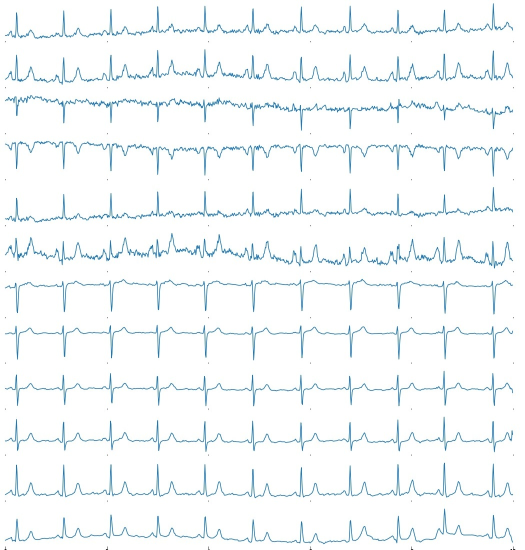
#> input picture Cropped Image.jpg, 1050 x 1100 px (shown at 1/2 size)
$ python size.py
#> lines starting #> are read from the running program, lines starting #| are printed output that depends on the picture
import cv2
import numpy as np
import PIL
from PIL import Image
import uuid

img = cv2.imread('Cropped Image.jpg')
#> img is the input picture: shape (1100, 1050, 3); mean B, G, R 249.7, 248.5, 244.7
print(img.shape)
#| (1100, 1050, 3)
height = img.shape[0]
#> height = 1100
width = img.shape[1]
#> width = 1050


print("vertical work start")
# Cut the image in half
width_cutoff = width // 5
#> width_cutoff = 210
second = width_cutoff + width_cutoff
#> second = 420
third  = second + width_cutoff
#> third = 630
four = third + width_cutoff
#> four = 840
five = four + width_cutoff
#> five = 1050

print(width_cutoff)
#| 210
print(second)
#| 420
print(third)
#| 630
print(four)
#| 840
print(five)
#| 1050

s1 = img[:, :width_cutoff]
s2 = img[:, width_cutoff:second]
s3 = img[:, second:third]
s4 = img[:, third:four]
s5 = img[:, four:five]
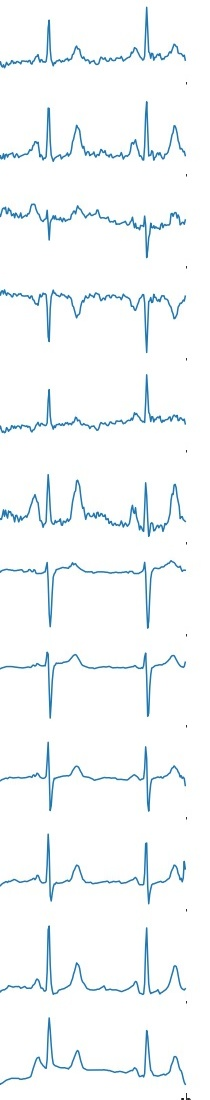
#> s5: shape (1100, 210, 3); mean B, G, R 250.1, 248.9, 245.5

cv2.imwrite("vertical/h1.jpg", s1)
cv2.imwrite("vertical/h2.jpg", s2)
cv2.imwrite("vertical/h3.jpg", s3)
cv2.imwrite("vertical/h4.jpg", s4)
cv2.imwrite("vertical/h5.jpg", s5)


print("vertical work end")
print("----------------------------------------------------------------")


print("horizontal work start")


firstcutimg = cv2.imread('vertical/h1.jpg')
print(firstcutimg.shape)
#| (1100, 210, 3)
height = firstcutimg.shape[0]
width = firstcutimg.shape[1]
#> width = 210

# Cut the image in height
height_cutoff = height // 12
#> height_cutoff = 91
secondfirst = height_cutoff + height_cutoff
#> secondfirst = 182
thirdfirst  = secondfirst  + height_cutoff
#> thirdfirst = 273
fourfirst = thirdfirst  + height_cutoff
#> fourfirst = 364
fivefirst = fourfirst  + height_cutoff
#> fivefirst = 455
sixfirst = fivefirst  + height_cutoff
#> sixfirst = 546
sevenfirst = sixfirst  + height_cutoff
#> sevenfirst = 637
eightfirst = sevenfirst  + height_cutoff
ninefirst = eightfirst  + height_cutoff
tenfirst = ninefirst  + height_cutoff
elevenfirst = tenfirst  + height_cutoff
twelvefirst = elevenfirst  + height_cutoff


print(height_cutoff)
#| 91
print(secondfirst)
#| 182
print(thirdfirst)
#| 273
print(fourfirst)
#| 364
print(fivefirst)
#| 455
print(sixfirst)
#| 546
print(sevenfirst)
#| 637
print(eightfirst)
#| 728
print(ninefirst)
#| 819
print(tenfirst)
#| 910
print(elevenfirst)
#| 1001
print(twelvefirst)
#| 1092


s1 = firstcutimg[:height_cutoff, :]
#> s1: shape (91, 210, 3)
s2 = firstcutimg[height_cutoff:secondfirst, :]
#> s2: shape (91, 210, 3)
s3 = firstcutimg[secondfirst:thirdfirst, :]
#> s3: shape (91, 210, 3)
s4 = firstcutimg[thirdfirst:fourfirst, :]
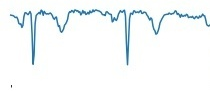
#> s4: shape (91, 210, 3); mean B, G, R 249.1, 248.3, 244.5
s5 = firstcutimg[fourfirst:fivefirst, :]
#> s5: shape (91, 210, 3)
s6 = firstcutimg[fivefirst:sixfirst, :]
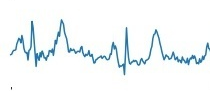
#> s6: shape (91, 210, 3); mean B, G, R 247.9, 246.6, 241.8
s7 = firstcutimg[sixfirst:sevenfirst, :]
s8 = firstcutimg[sevenfirst:eightfirst, :]
s9 = firstcutimg[eightfirst:ninefirst, :]
s10 = firstcutimg[ninefirst:tenfirst, :]
s11 = firstcutimg[tenfirst:elevenfirst, :]
s12 = firstcutimg[elevenfirst:twelvefirst, :]
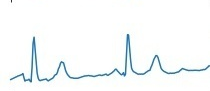
#> s12: shape (91, 210, 3); mean B, G, R 250.3, 249.9, 247

cv2.imwrite("horizontal/h1layer1.jpg", s1)
cv2.imwrite("horizontal/h1layer2.jpg", s2)
cv2.imwrite("horizontal/h1layer3.jpg", s3)
cv2.imwrite("horizontal/h1layer4.jpg", s4)
cv2.imwrite("horizontal/h1layer5.jpg", s5)
cv2.imwrite("horizontal/h1layer6.jpg", s6)
cv2.imwrite("horizontal/h1layer7.jpg", s7)
cv2.imwrite("horizontal/h1layer8.jpg", s8)
cv2.imwrite("horizontal/h1layer9.jpg", s9)
cv2.imwrite("horizontal/h1layer10.jpg", s10)
cv2.imwrite("horizontal/h1layer11.jpg", s11)
cv2.imwrite("horizontal/h1layer12.jpg", s12)


# [17 lines of commented-out code are left out]


img1 = cv2.imread('horizontal/h1layer1.jpg')
img2 = cv2.imread('horizontal/h1layer2.jpg')
img3 = cv2.imread('horizontal/h1layer3.jpg')
img4 = cv2.imread('horizontal/h1layer4.jpg')
img5 = cv2.imread('horizontal/h1layer5.jpg')
img6 = cv2.imread('horizontal/h1layer6.jpg')
img7 = cv2.imread('horizontal/h1layer7.jpg')
img8 = cv2.imread('horizontal/h1layer8.jpg')
img9 = cv2.imread('horizontal/h1layer9.jpg')
img10 = cv2.imread('horizontal/h1layer10.jpg')
img11 = cv2.imread('horizontal/h1layer11.jpg')
img12 = cv2.imread('horizontal/h1layer12.jpg')


im_h1 = cv2.hconcat([img1, img4,img7,img10])
im_h2 = cv2.hconcat([img2, img5,img8,img11])
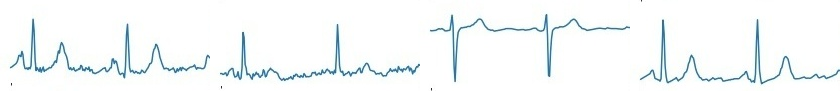
#> im_h2: shape (91, 840, 3); mean B, G, R 249.1, 248.6, 245.1
im_h3 = cv2.hconcat([img3, img6,img9,img12])
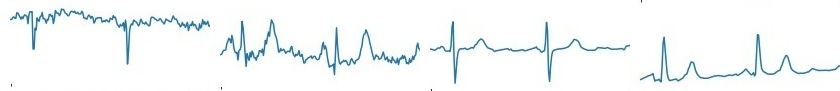
#> im_h3: shape (91, 840, 3); mean B, G, R 249.1, 248.5, 244.9

cv2.imwrite("final/0.png", im_h1)
cv2.imwrite("final/1.png", im_h2)
cv2.imwrite("final/2.png", im_h3)


##vertical concatenates

img1 = cv2.imread('final/0.png')
img2 = cv2.imread('final/1.png')
img3 = cv2.imread('final/2.png')

im_h = cv2.vconcat([img1, img2,img3])
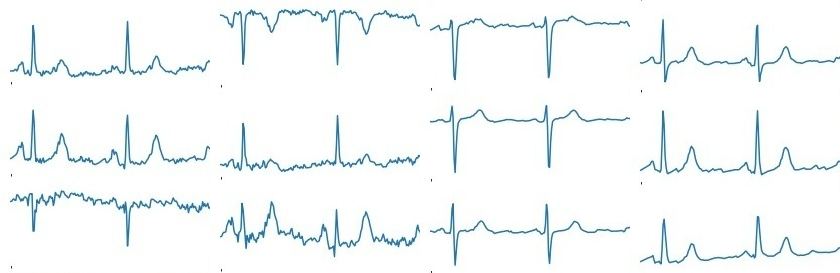
#> im_h: shape (273, 840, 3); mean B, G, R 249.2, 248.7, 245.1
cv2.imwrite("final/man_image.jpeg", im_h)


# [37 lines of commented-out code are left out]
